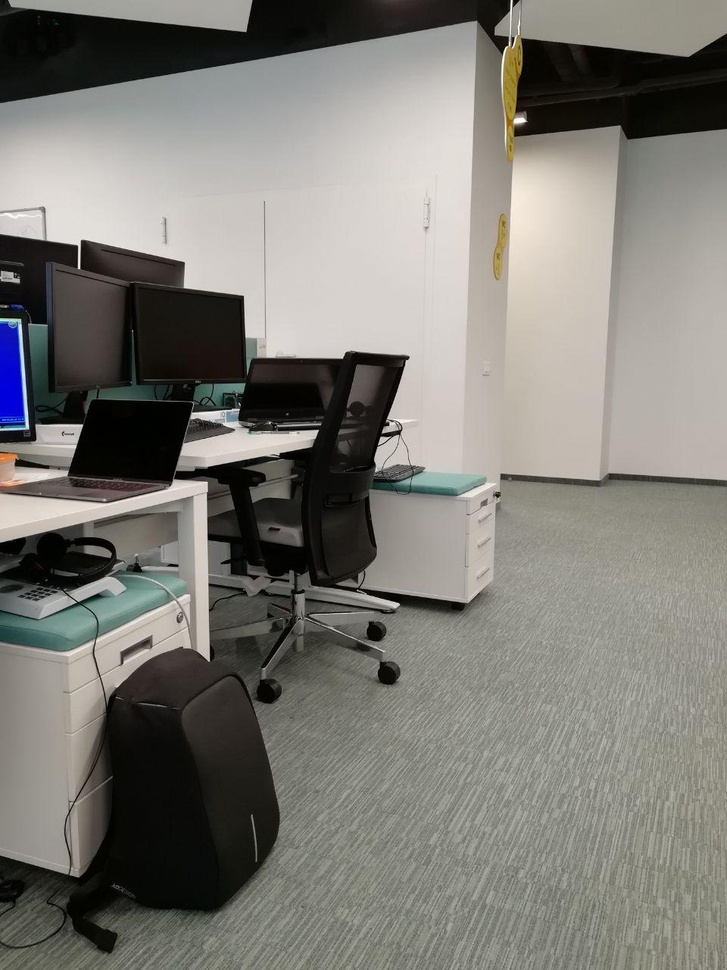
#> input picture featurespoints/input1.jpg, 727 x 970 px, shrunk from 960 x 1280 before the run
$ python main.py
#> lines starting #> are read from the running program, lines starting #| are printed output that depends on the picture
import cv2
import matplotlib.pyplot as plt
import sys

print(cv2.__version__)
print(sys.version)

image1 = cv2.imread('input1.jpg')
#> image1 is the input picture: shape (970, 727, 3); mean B, G, R 118, 123.8, 125.5
image2 = cv2.imread('input2.jpg')
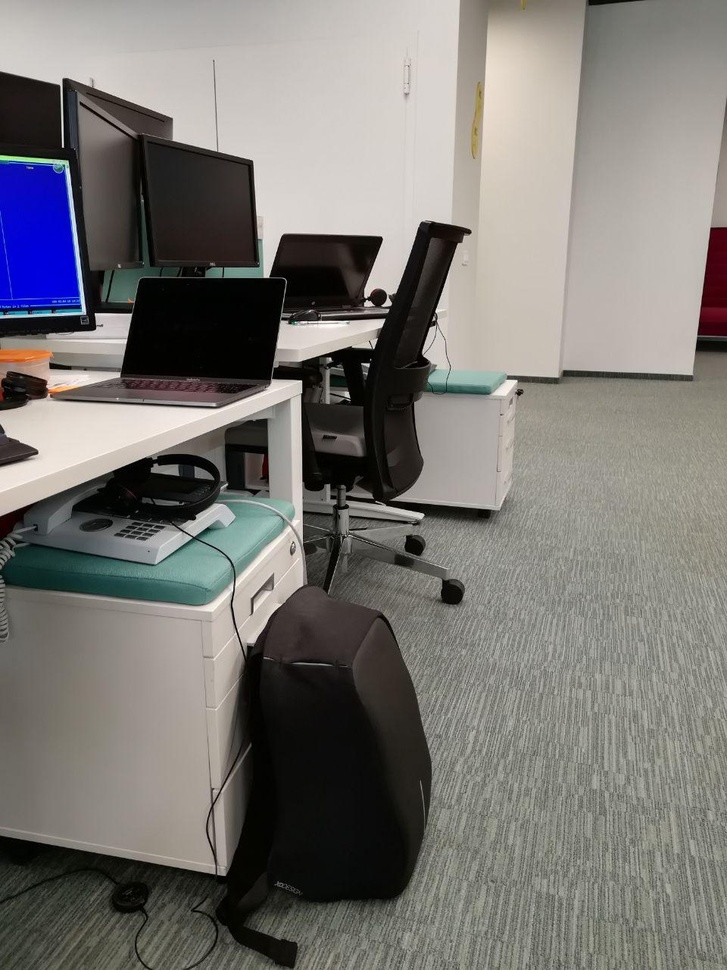
#> input picture featurespoints/input2.jpg, 727 x 970 px, shrunk from 960 x 1280 before the run
#> image2 is the input picture: shape (970, 727, 3); mean B, G, R 116.6, 119.6, 122.2

orb = cv2.ORB_create()

kp1, des1 = orb.detectAndCompute(image1, None)
#> kp1 = 500 keypoints; strongest (x, y, size): (76, 246, 37.2), (75, 246, 44.6), (81, 425, 31), (388, 424, 31)
kp2, des2 = orb.detectAndCompute(image2, None)
#> kp2 = 500 keypoints; strongest (x, y, size): (366, 296, 31), (366, 301, 31), (95, 314, 31), (301, 381, 31)

bf = cv2.BFMatcher(cv2.NORM_HAMMING, crossCheck=True)

matches = bf.match(des1, des2)
#> matches = 124 matches
matches = sorted(matches, key=lambda x: x.distance)

image3 = cv2.drawMatches(image1, kp1, image2, kp2, matches[:18], None, flags=2)
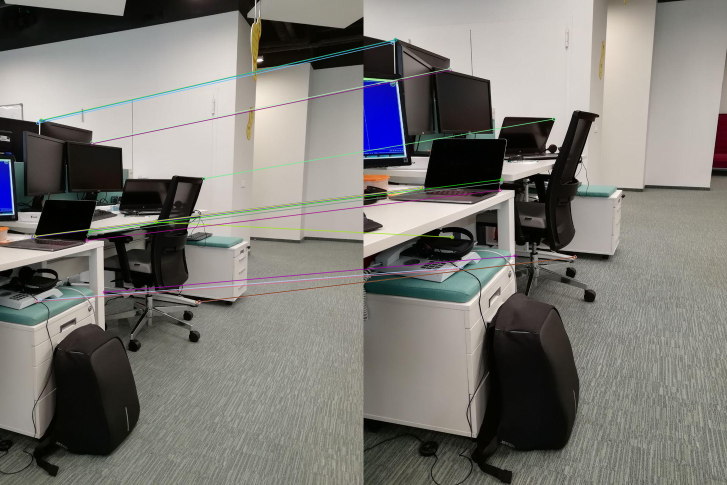
#> image3: shape (970, 1454, 3) (shown at 1/2 size); mean B, G, R 117.4, 121.8, 123.9

plt.gcf().set_size_inches((plt.gcf().get_size_inches()[0] * 2, plt.gcf().get_size_inches()[1] * 2))
plt.imshow(image3)
plt.show()
